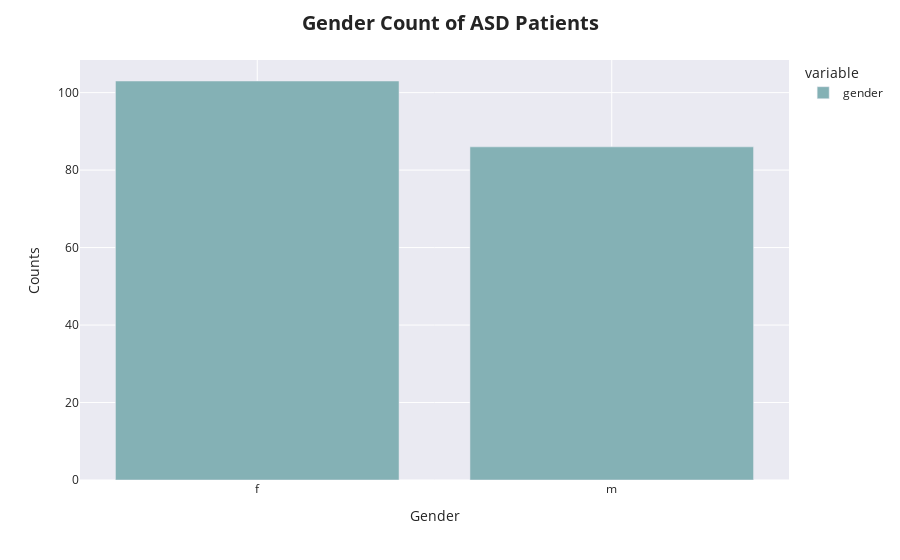

Notebook source saved alongside this figure:
### Code cell
fig = df[df['Class/ASD'] == "YES"]['gender'].value_counts().plot(kind = 'bar',                                                               
                                                                 template = "seaborn",
                                                                 color_discrete_sequence = ["#84b1b5"],
                                                                 labels = {"index":"Gender",
                                                                          "value":"Counts"});

fig.update_layout(title = "<b>Gender Count of ASD Patients</b>\n",
                  title_font = dict(size = 20), width = 900)

fig.show()

### Figure 1 — Plotly figure (JSON) as saved in the notebook; plotly's stock layout.template omitted (floating-point values rounded to 4 significant figures)
{"data": [{"alignmentgroup": "True", "hovertemplate": "variable=gender<br>Gender=%{x}<br>Counts=%{y}<extra></extra>", "legendgroup": "gender", "marker": {"color": "#84b1b5", "pattern": {"shape": ""}}, "name": "gender", "offsetgroup": "gender", "orientation": "v", "showlegend": true, "textposition": "auto", "type": "bar", "x": ["f", "m"], "xaxis": "x", "y": [103, 86], "yaxis": "y"}], "layout": {"barmode": "relative", "legend": {"title": {"text": "variable"}, "tracegroupgap": 0}, "margin": {"t": 60}, "title": {"font": {"size": 20}, "text": "<b>Gender Count of ASD Patients</b>\n"}, "width": 900, "xaxis": {"anchor": "y", "domain": [0, 1], "title": {"text": "Gender"}}, "yaxis": {"anchor": "x", "domain": [0, 1], "title": {"text": "Counts"}}}}
